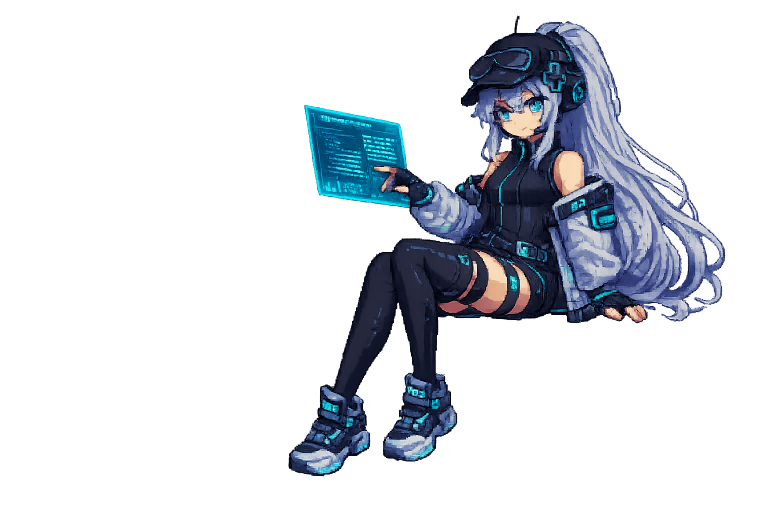
#> input picture cleo/images/assets/cleo-startup.png, 1536 x 1024 px (shown at 1/2 size)
$ python -i sixel_encoder.py   (imports and definitions only)
#> lines starting #> are read from the running program, lines starting #| are printed output that depends on the picture
#> further down, picture is the input picture: PIL image 1536x1024 RGBA; mean R, G, B, A 15.7, 19.8, 25.7, 54.7
"""Sixel encoding that preserves transparent pixels."""

from __future__ import annotations

from itertools import groupby

from PIL import Image as PILImage

_DCS = "\x1bP"
_ST = "\x1b\\"
_MAX_COLORS = 255
_TRANSPARENT_INDEX = 255
_ALPHA_DITHER = (
    0,
    128,
    32,
    160,
    192,
    64,
    224,
    96,
    48,
    176,
    16,
    144,
    240,
    112,
    208,
    80,
)


def image_to_transparent_sixels(image: PILImage.Image) -> str:
    """Encode an RGBA image while leaving transparent Sixel pixels untouched.

    参数:
        image: 待编码图像(任意 mode,内部转 RGBA);来源:
            cleo/images/sixel_renderable.py:44 传入缩放后的 pil_image,测试
            tests/images/test_terminal.py:170 传入合成图。

    返回:
        完整 Sixel 序列字符串(DCS ... ST);透明像素经 4x4 Bayer 抖动
        (_ALPHA_DITHER)映射到 _TRANSPARENT_INDEX 并编码为 "?" 空 sixel,
        配合 header 的 P2=1 保留终端原背景。消费方: sixel_renderable.Image
        .__rich_console__ 作为控制段 yield 给终端。
    """

    rgba = image.convert("RGBA")
    alpha = rgba.getchannel("A")
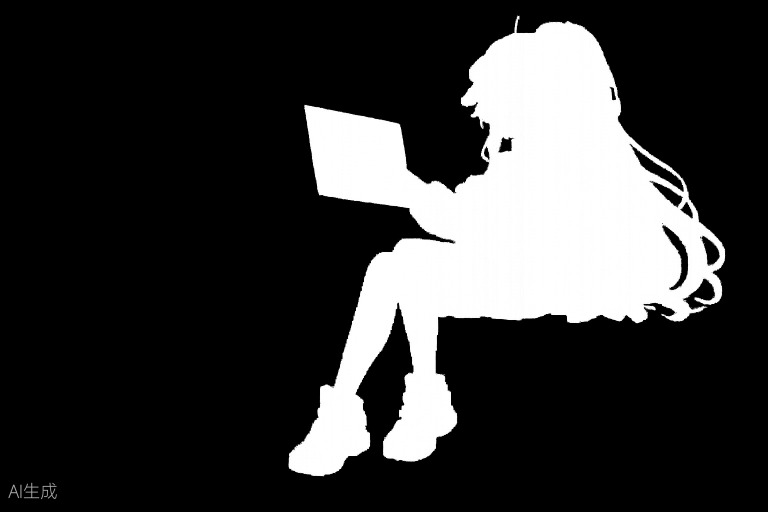
#> alpha: PIL image 1536x1024 L (shown at 1/2 size); min 0, max 255, mean 54.7
    paletted = rgba.convert("RGB").convert(
        "P",
        palette=PILImage.Palette.ADAPTIVE,
        colors=_MAX_COLORS,
    )
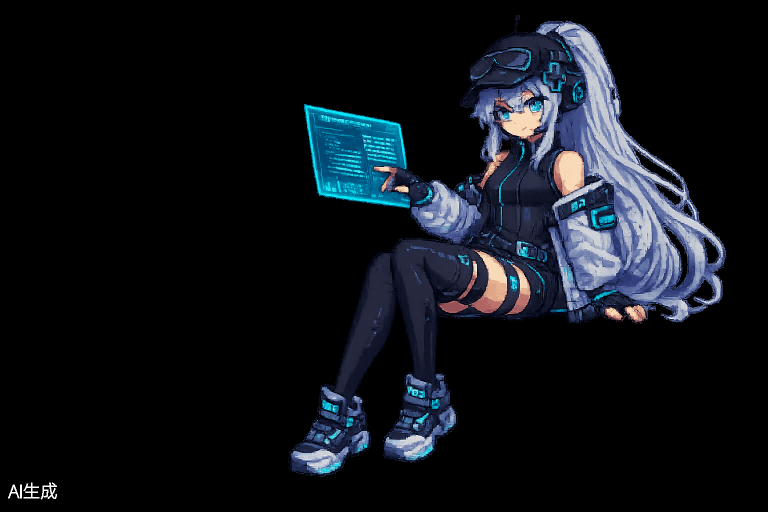
#> paletted: PIL image 1536x1024 P (shown at 1/2 size); mean R, G, B 15.7, 19.8, 25.7
    palette_indices = bytearray(paletted.tobytes())
    color_count = max(palette_indices, default=0) + 1
#> color_count = 255
    alpha_values = alpha.tobytes()

    for offset, opacity in enumerate(alpha_values):
        x = offset % rgba.width
        y = offset // rgba.width
        threshold = _ALPHA_DITHER[(y % 4) * 4 + x % 4]
        if opacity <= threshold:
            palette_indices[offset] = _TRANSPARENT_INDEX
#> this loop made 1572864 passes
#> threshold on passes 1 to 3: 0, 128, 32

    paletted.putdata(palette_indices)
    return "".join(
        (
            _get_header(paletted, color_count),
            _get_body(paletted),
            _ST,
        )
    )


def _get_header(image: PILImage.Image, color_count: int) -> str:
    """构造 Sixel 头部: DCS 引入、raster attributes 与调色板寄存器定义。

    参数:
        image: 已量化到 "P" mode 的图像;来源: image_to_transparent_sixels。
        color_count: 实际使用的调色板颜色数;来源: 同上(最大索引 + 1)。

    返回: 头部字符串;消费方: image_to_transparent_sixels 拼接输出。
    """
#> called with color_count = 255
    # P2=1 leaves pixels that are not explicitly painted at their current color.
    sixel_mode = f"{_DCS}0;1;0"
    raster_attributes = f'q"1;1;{image.width};{image.height}'
#> raster_attributes = 'q"1;1;1536;1024'
    palette = image.getpalette() or []
#> palette = 765 values, max 255 at index 0, min 0 at index 297, mean 91.12
    registers = []
    for color_index in range(color_count):
        offset = color_index * 3
        red, green, blue = palette[offset : offset + 3]
        color = ";".join(
            str(int(channel / 256 * 100)) for channel in (red, green, blue)
        )
        registers.append(f"#{color_index};2;{color}")
#> this loop made 255 passes
#> (red, green, blue) on passes 1 to 3: (255, 255, 255), (250, 229, 198), (249, 218, 184)
#> after the loop, registers = 255 items, first 6: '#0;2;99;99;99', '#1;2;97;89;77', '#2;2;97;85;71', '#3;2;89;91;91', '#4;2;90;85;80', '#5;2;96;84;71'
    return f"{sixel_mode}{raster_attributes}{''.join(registers)}"


def _get_body(image: PILImage.Image) -> str:
    """构造 Sixel 数据体: 逐行按颜色 RLE 编码,透明索引输出 "?" 空 sixel。

    参数:
        image: 已量化到 "P" mode 的图像;来源: image_to_transparent_sixels。

    返回: 数据体字符串("-" 换 sixel 行 / "$" 回车);消费方:
    image_to_transparent_sixels 拼接输出。
    """
    tokens: list[str] = []
#> tokens = []
    width = image.width
#> width = 1536
    pixels = image.tobytes()

    for y in range(image.height):
        row = pixels[y * width : (y + 1) * width]
        sixel_bit = 1 << y % 6
        for color, run in groupby(row):
            count = sum(1 for _ in run)
            if color == _TRANSPARENT_INDEX:
                _append_run(tokens, "?", count)
                continue

            tokens.append(f"#{color}")
            _append_run(tokens, chr(0x3F + sixel_bit), count)
        tokens.append("-" if sixel_bit == 32 else "$")
#> after the loop, tokens = 538754 items

    return "".join(tokens)


def _append_run(tokens: list[str], character: str, count: int) -> None:
    """向 token 列表追加一段重复字符,>=3 时用 Sixel RLE("!count char")。

    参数:
        tokens: 输出 token 列表(就地修改);来源: _get_body 的累加器。
        character: 要重复的 sixel 字符;来源: _get_body。
        count: 重复次数;来源: _get_body 的 groupby run 长度。

    返回: None。
    """
    if count < 3:
        tokens.append(character * count)
    else:
        tokens.append(f"!{count}{character}")

>>> from PIL import Image
>>> picture = Image.open('assets/cleo-startup.png')
>>> result = image_to_transparent_sixels(picture)
